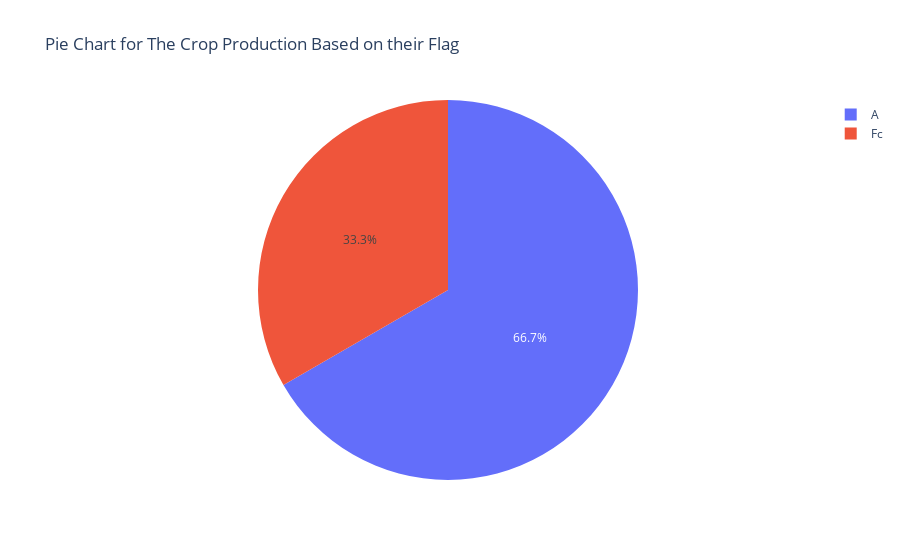

Write notebook code for a chart like this one.
### Code cell
fig = px.pie(pak, values='Year', names='Flag', title='Pie Chart for The Crop Production Based on their Flag ')
fig.show()

### Figure 1 — Plotly figure (JSON) as saved in the notebook; plotly's stock layout.template omitted (floating-point values rounded to 4 significant figures; data arrays with more than 128 entries replaced by an {"elided": "..."} marker saying what was removed)
{"data": [{"domain": {"x": [0, 1], "y": [0, 1]}, "hovertemplate": "Flag=%{label}<br>Year=%{value}<extra></extra>", "labels": {"elided": "180 str values"}, "legendgroup": "", "name": "", "showlegend": true, "type": "pie", "values": {"elided": "180 int values"}}], "layout": {"legend": {"tracegroupgap": 0}, "title": {"text": "Pie Chart for The Crop Production Based on their Flag "}}}
